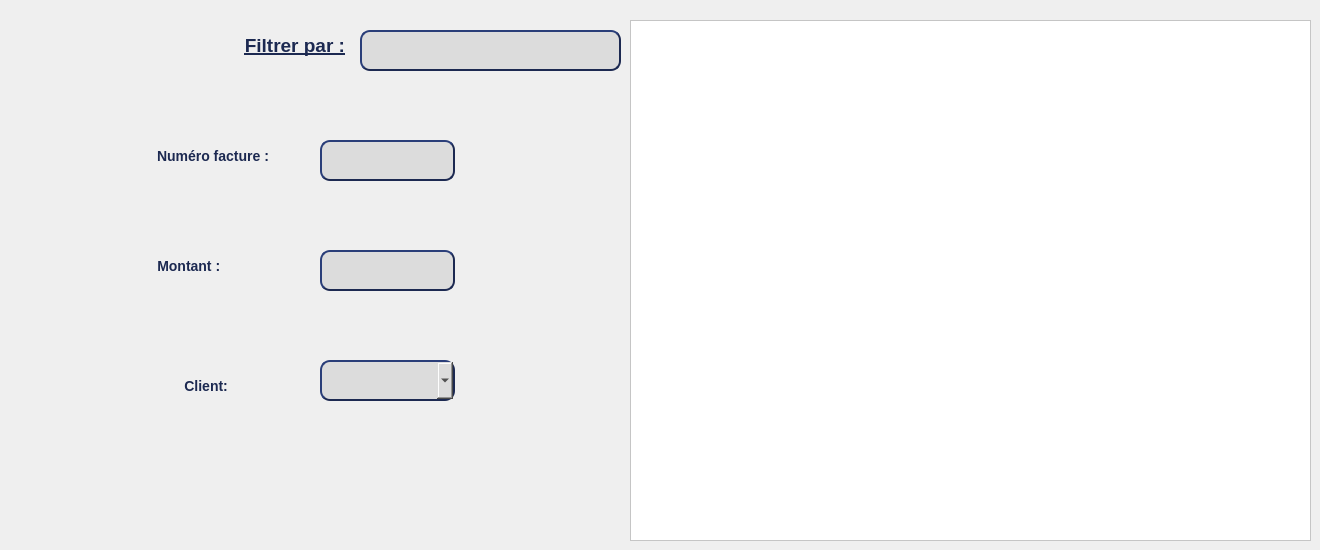
      <widget class="QWidget" name="tab_4">
       <attribute name="title">
        <string>FACTURE</string>
       </attribute>
       <widget class="QLabel" name="filtrer">
        <property name="geometry">
         <rect>
          <x>10</x>
          <y>20</y>
          <width>341</width>
          <height>51</height>
         </rect>
        </property>
        <property name="styleSheet">
         <string notr="true">QLabel


{

image: url(:/files/2.png);

color: #1C2951;
 border-style: outset;
     font: bold 14px;
     min-width: 8em;
     padding: 6px;


}
</string>
        </property>
        <property name="text">
         <string>&lt;html&gt;&lt;head/&gt;&lt;body&gt;&lt;p align=&quot;right&quot;&gt;&lt;span style=&quot; font-size:14pt; text-decoration: underline;&quot;&gt;Filtrer par :&lt;/span&gt;&lt;/p&gt;&lt;/body&gt;&lt;/html&gt;</string>
        </property>
       </widget>
       <widget class="QLabel" name="num_F">
        <property name="geometry">
         <rect>
          <x>-70</x>
          <y>130</y>
          <width>381</width>
          <height>51</height>
         </rect>
        </property>
        <property name="styleSheet">
         <string notr="true">QLabel


{

image: url(:/files/2.png);

color: #1C2951;
 border-style: outset;
     font: bold 14px;
     min-width: 8em;
     padding: 6px;


}
</string>
        </property>
        <property name="text">
         <string>                                                        Numéro facture :</string>
        </property>
       </widget>
       <widget class="QLabel" name="montant">
        <property name="geometry">
         <rect>
          <x>0</x>
          <y>240</y>
          <width>251</width>
          <height>51</height>
         </rect>
        </property>
        <property name="styleSheet">
         <string notr="true">QLabel


{

image: url(:/files/2.png);

color: #1C2951;
 border-style: outset;
     font: bold 14px;
     min-width: 8em;
     padding: 6px;


}
</string>
        </property>
        <property name="text">
         <string>                                      Montant :</string>
        </property>
       </widget>
       <widget class="QLabel" name="type">
        <property name="geometry">
         <rect>
          <x>0</x>
          <y>360</y>
          <width>251</width>
          <height>51</height>
         </rect>
        </property>
        <property name="styleSheet">
         <string notr="true">QLabel


{

image: url(:/files/2.png);

color: #1C2951;
 border-style: outset;
     font: bold 14px;
     min-width: 8em;
     padding: 6px;


}
</string>
        </property>
        <property name="text">
         <string>                                             Client:</string>
        </property>
       </widget>
       <widget class="QLineEdit" name="filtrer_client">
        <property name="geometry">
         <rect>
          <x>360</x>
          <y>30</y>
          <width>261</width>
          <height>41</height>
         </rect>
        </property>
        <property name="autoFillBackground">
         <bool>false</bool>
        </property>
        <property name="styleSheet">
         <string notr="true"> QLineEdit {
     background-color:#DCDCDC;
     border-style: outset;
     border-width: 2px;
     border-radius: 10px;
     border-color: #1C2951;
     font: bold 14px;
     min-width: 7em;
     padding: 6px;
}
 QLineEdit {
     image: url(myindicator.png);
 }
</string>
        </property>
        <property name="frame">
         <bool>false</bool>
        </property>
        <property name="dragEnabled">
         <bool>false</bool>
        </property>
        <property name="readOnly">
         <bool>false</bool>
        </property>
        <property name="clearButtonEnabled">
         <bool>false</bool>
        </property>
       </widget>
       <widget class="QLineEdit" name="num_fact">
        <property name="geometry">
         <rect>
          <x>320</x>
          <y>140</y>
          <width>135</width>
          <height>41</height>
         </rect>
        </property>
        <property name="styleSheet">
         <string notr="true">QLineEdit {
     background-color:#DCDCDC;
     border-style: outset;
     border-width: 2px;
     border-radius: 10px;
     border-color: #1C2951;
     font: bold 14px;
     min-width: 7em;
     padding: 6px;
}
 QLineEdit {
     image: url(myindicator.png);
 }
</string>
        </property>
       </widget>
       <widget class="QTableView" name="table_fac">
        <property name="geometry">
         <rect>
          <x>630</x>
          <y>20</y>
          <width>681</width>
          <height>521</height>
         </rect>
        </property>
        <property name="styleSheet">
         <string notr="true">background-color: rgb(255, 255, 255);</string>
        </property>
       </widget>
       <widget class="QLineEdit" name="montant_fac">
        <property name="geometry">
         <rect>
          <x>320</x>
          <y>250</y>
          <width>135</width>
          <height>41</height>
         </rect>
        </property>
        <property name="styleSheet">
         <string notr="true">QLineEdit {
     background-color:#DCDCDC;
     border-style: outset;
     border-width: 2px;
     border-radius: 10px;
     border-color:#1C2951;
     font: bold 14px;
     min-width: 7em;
     padding: 6px;
}
 QLineEdit {
     image: url(myindicator.png);
 }
</string>
        </property>
       </widget>
       <widget class="QComboBox" name="combo_client">
        <property name="geometry">
         <rect>
          <x>320</x>
          <y>360</y>
          <width>135</width>
          <height>41</height>
         </rect>
        </property>
        <property name="styleSheet">
         <string notr="true">QComboBox {
     background-color:#DCDCDC;
     border-style: outset;
     border-width: 2px;
     border-radius: 10px;
     border-color:#1C2951;
     font: bold 14px;
     min-width: 7em;
     padding: 6px;
}
QComboBox {
     image: url(myindicator.png);
 }
</string>
        </property>
       </widget>
       <widget class="QLabel" name="nom_prenom_client">
        <property name="geometry">
         <rect>
          <x>460</x>
          <y>390</y>
          <width>131</width>
          <height>16</height>
         </rect>
        </property>
        <property name="text">
         <string/>
        </property>
       </widget>
      </widget>
